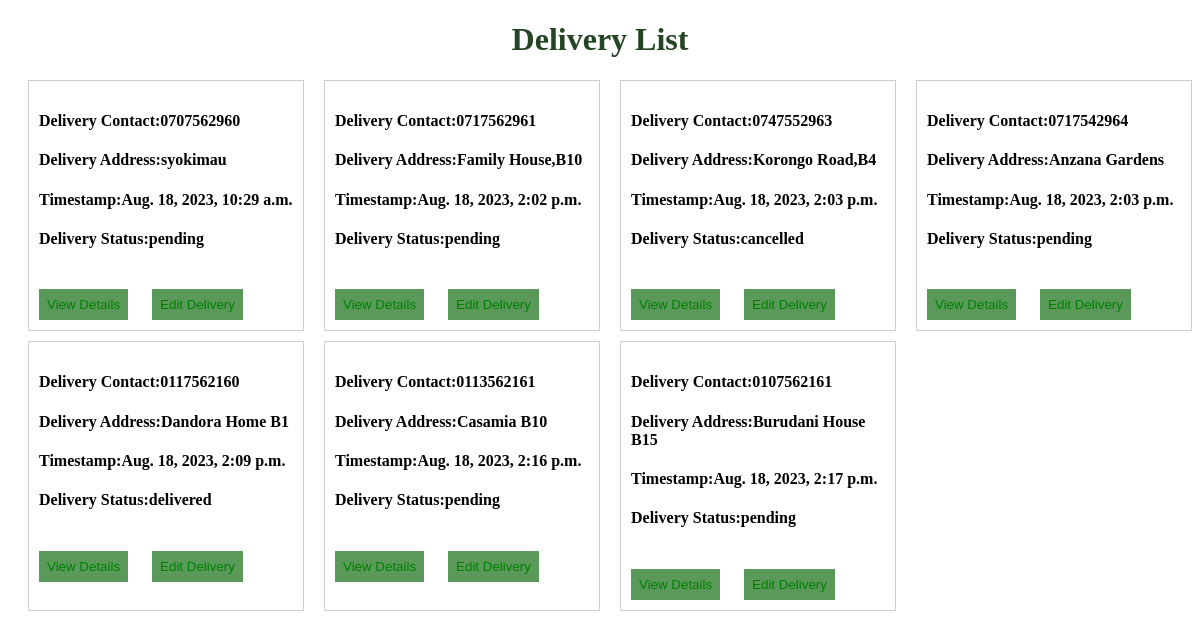
The app's page /delivery/shipment/list/, older data.
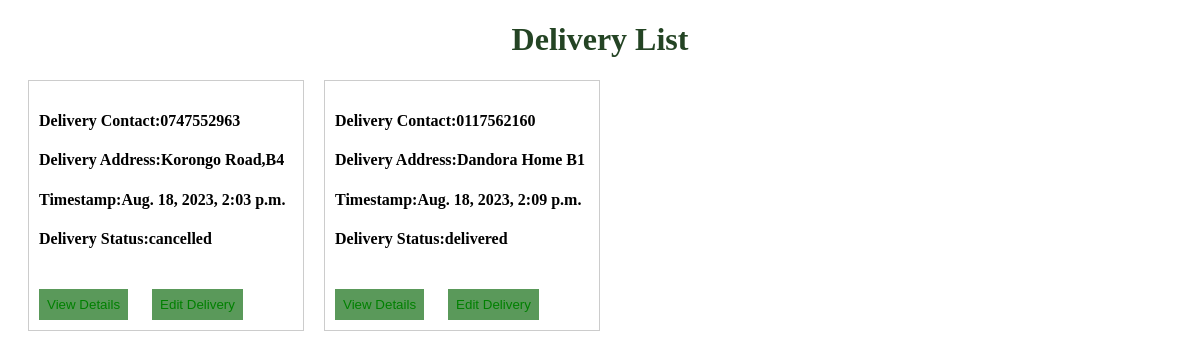
The same page, newer data.
### delivery/models.py (models this page shows)
class Delivery(models.Model):
    deliverystatus=(
        ('pending', 'Pending'),
        ('cancelled', 'Cancelled'),
        ('delivered', 'Delivered'),
        )
    payment=models.OneToOneField(Payment,on_delete=models.CASCADE,default="")
    recepientphone=models.CharField(max_length=32)
    deliveryadress=models.CharField(max_length=32)
    deliverydate=models.DateTimeField(auto_now_add=True)
    deliverystatus=models.CharField(max_length=32,choices=deliverystatus)

### delivery/views.py (the view)
# urls.py: path("shipment/list/",delivery_list,name="delivery_list_view"),
def delivery_list(request):
    delivery=Delivery.objects.all()
    return render(request,"delivery/delivery_list.html",{"delivery":delivery})

### templates/delivery/delivery_list.html (shortened to what this page needs)
<!DOCTYPE html>
<html lang="en">
<head>
</head>
<body>
    <h1>Delivery List</h1>
    <div class="Deliveries">
        {% for delivery in delivery %}
            <div class="delivery-container">
            <h4 class="product-price">Delivery Contact:{{delivery.recepientphone}}</h4>
            <h4 class="product-price">Delivery Address:{{delivery.deliveryadress}}</h4>
             <h4 class="product-price">Timestamp:{{delivery.deliverydate}}</h4>
            <h4 class="product-price">Delivery Status:{{delivery.deliverystatus}}</h4>
                <button>  <a href="{% url 'delivery_detail_view' id=delivery.id %}">View Details</a> </button>
                <button>  <a href="{% url 'delivery_update_view' id=delivery.id %}">Edit Delivery</a> </button>
            </div>
        {% endfor %}
    </div>
</body>
</html>

Row changes from the older to the newer data that the page shows:
removed Delivery: recepientphone "0707562960", deliveryadress "syokimau", deliverydate "Aug. 18, 2023, 10:29 a.m.", deliverystatus "pending"
removed Delivery: recepientphone "0717562961", deliveryadress "Family House,B10", deliverydate "Aug. 18, 2023, 2:02 p.m.", deliverystatus "pending"
removed Delivery: recepientphone "0717542964", deliveryadress "Anzana Gardens", deliverydate "Aug. 18, 2023, 2:03 p.m.", deliverystatus "pending"
removed Delivery: recepientphone "0113562161", deliveryadress "Casamia B10", deliverydate "Aug. 18, 2023, 2:16 p.m.", deliverystatus "pending"
removed Delivery: recepientphone "0107562161", deliveryadress "Burudani House B15", deliverydate "Aug. 18, 2023, 2:17 p.m.", deliverystatus "pending"
